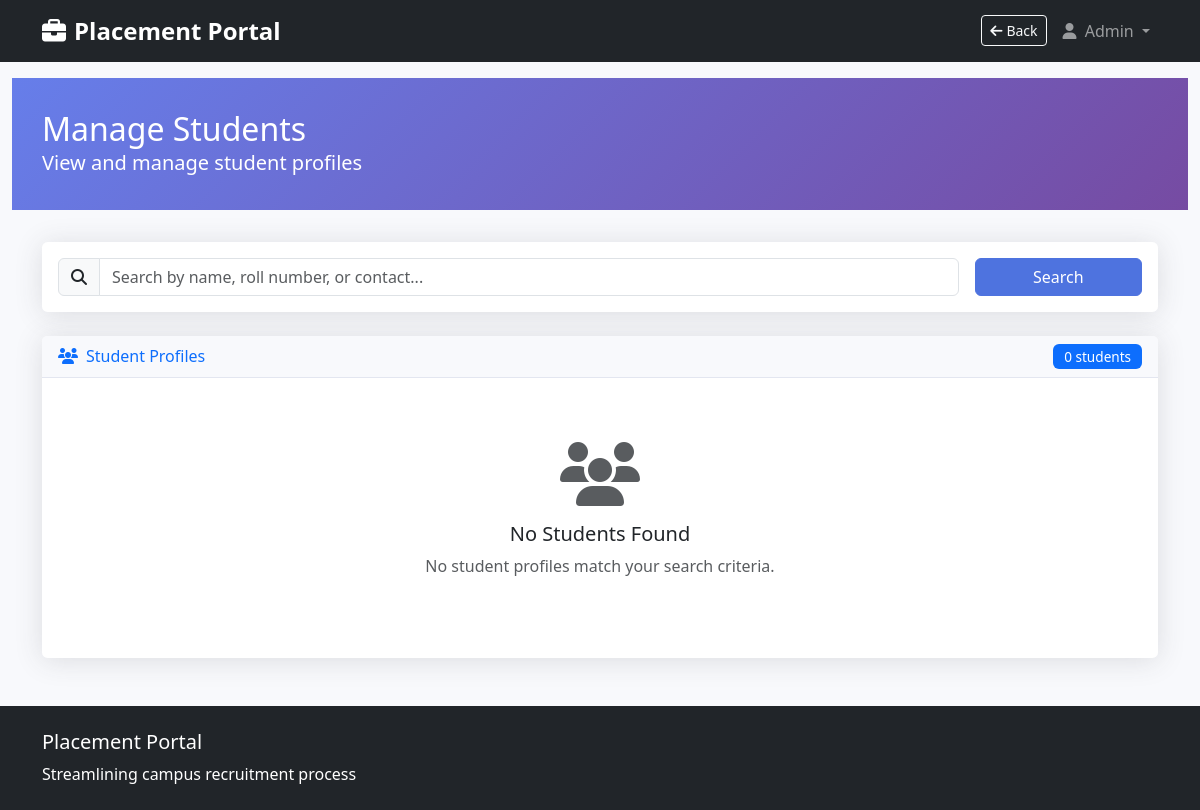
Page /admin/students (signed in) on the earlier database version.
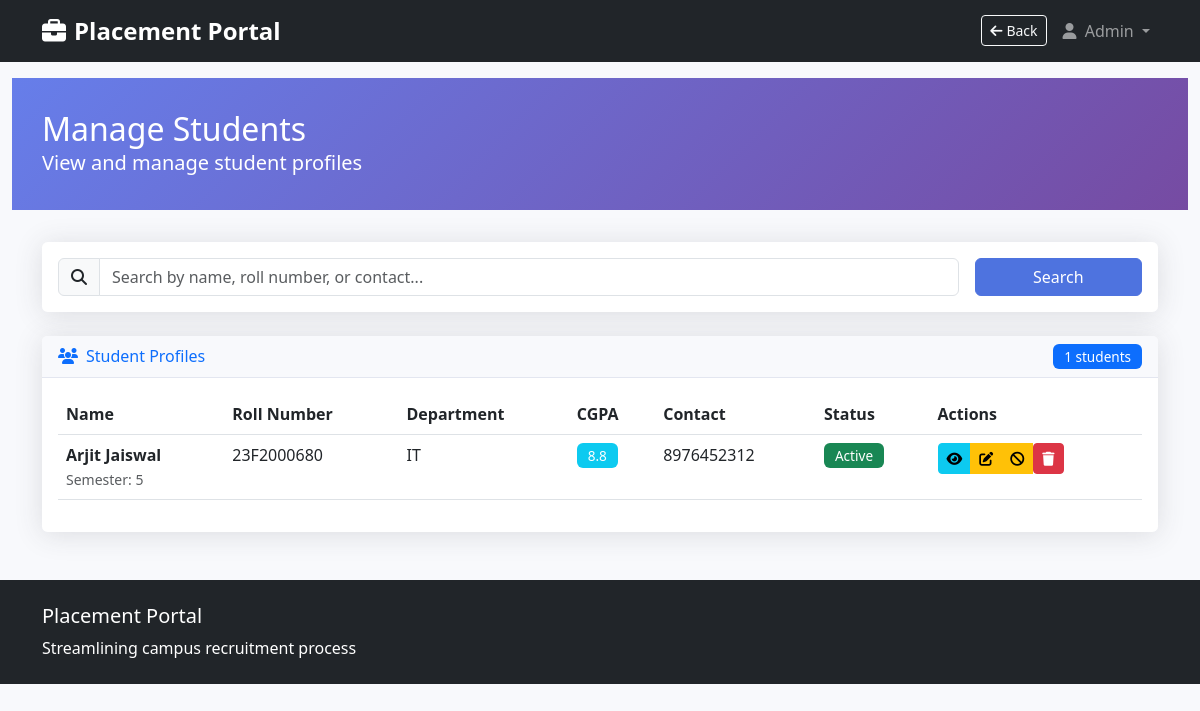
Same page on the later database version.
### models.py (models this page shows, shortened)
class Student(db.Model):
    __tablename__ = 'students'
    id = db.Column(db.Integer, primary_key=True)
    user_id = db.Column(db.Integer, db.ForeignKey('users.id'), nullable=False, unique=True)
    full_name = db.Column(db.String(100), nullable=False)
    roll_number = db.Column(db.String(20), unique=True, nullable=False)
    contact = db.Column(db.String(20), nullable=False)
    department = db.Column(db.String(50), nullable=False)
    semester = db.Column(db.Integer, nullable=False)
    cgpa = db.Column(db.Float, nullable=False)
    skills = db.Column(db.Text)
    resume_path = db.Column(db.String(255))
    created_at = db.Column(db.DateTime, default=datetime.utcnow)
    user = db.relationship('User', backref=db.backref('student_profile', uselist=False))
    applications = db.relationship('Application', backref='student', lazy=True)

### app.py (the view)
@app.route('/admin/students')
@login_required
def admin_students():
    if current_user.role != 'admin':
        flash('Access denied.', 'danger')
        return redirect(url_for('home'))
    search_form = SearchForm()
    students = Student.query.all()
    search_query = request.args.get('search', '')
    if search_query:
        students = Student.query.filter(
            (Student.full_name.contains(search_query)) |
            (Student.roll_number.contains(search_query)) |
            (Student.contact.contains(search_query))
        ).all()
    return render_template('admin/students.html',
                         students=students,
                         search_form=search_form)

### forms.py
class SearchForm(FlaskForm):
    search = StringField('Search', validators=[Optional()])

### app.py (called while the page is built)
@app.context_processor
def inject_current_time():
    now = datetime.utcnow()
    fallback_url = url_for('home')
    if current_user.is_authenticated:
        if current_user.role == 'admin':
            fallback_url = url_for('admin_dashboard')
        elif current_user.role == 'company':
            fallback_url = url_for('company_dashboard')
        elif current_user.role == 'student':
            fallback_url = url_for('student_dashboard')
    referrer = request.referrer
    safe_referrer = None
    if referrer and referrer.startswith(request.host_url) and referrer != request.url:
        safe_referrer = referrer
    return {
        'current_time': now,
        'current_date': now.date(),
        'back_url': safe_referrer or fallback_url,
        'show_back': current_user.is_authenticated,
    }

@login_manager.user_loader
def load_user(user_id):
    return db.session.get(User, int(user_id))

### models.py (called while the page is built)
    @property
    def is_active(self):
        return not self.is_blacklisted

### templates/admin/students.html (shortened to what the changed rows need)
{% extends "base.html" %}
{% block content %}
<div class="container-fluid">
    <div class="dashboard-header">
        <div class="container">
            <h1 class="h2 mb-0">Manage Students</h1>
        </div>
    </div>
    <div class="container mt-4">
        <div class="card">
            <div class="card-header d-flex justify-content-between align-items-center">
                <h6 class="m-0 font-weight-bold text-primary">
                    <i class="fas fa-users me-2"></i>Student Profiles
                </h6>
                <span class="badge bg-primary">{{ students|length }} students</span>
            </div>
            <div class="card-body">
                {% if students %}
                    <div class="table-responsive">
                        <table class="table table-hover">
                            <thead>
                                <tr>
                                    <th>Name</th>
                                    <th>Roll Number</th>
                                    <th>Department</th>
                                    <th>CGPA</th>
                                    <th>Contact</th>
                                    <th>Status</th>
                                    <th>Actions</th>
                                </tr>
                            </thead>
                            <tbody>
                                {% for student in students %}
                                    <tr>
                                        <td>
                                            <strong>{{ student.full_name }}</strong>
                                            <br>
                                            <small class="text-muted">Semester: {{ student.semester }}</small>
                                        </td>
                                        <td>{{ student.roll_number }}</td>
                                        <td>{{ student.department }}</td>
                                        <td>
                                            <span class="badge bg-info">{{ student.cgpa }}</span>
                                        </td>
                                        <td>{{ student.contact }}</td>
                                        <td>
                                            {% if student.user.is_blacklisted %}
                                                <span class="badge bg-danger">Blacklisted</span>
                                            {% else %}
                                                <span class="badge bg-success">Active</span>
                                            {% endif %}
                                        </td>
                                        <td>
                                            <div class="btn-group" role="group">
                                                <a href="{{ url_for('admin_student_detail', student_id=student.id) }}" class="btn btn-sm btn-info" title="View Details">
                                                    <i class="fas fa-eye"></i>
                                                </a>
                                                <a href="{{ url_for('admin_student_edit', student_id=student.id) }}" class="btn btn-sm btn-warning" title="Edit">
                                                    <i class="fas fa-edit"></i>
                                                </a>
                                                {% if student.user.is_blacklisted %}
                                                    <a href="{{ url_for('unblacklist_student', student_id=student.id) }}"
                                                       class="btn btn-sm btn-success"
                                                       title="Activate"
                                                       onclick="return confirm('Activate this student account?')">
                                                        <i class="fas fa-check"></i>
                                                    </a>
                                                {% else %}
                                                    <a href="{{ url_for('blacklist_student', student_id=student.id) }}"
                                                       class="btn btn-sm btn-warning"
                                                       title="Blacklist"
                                                       onclick="return confirm('Are you sure you want to blacklist this student?')">
                                                        <i class="fas fa-ban"></i>
                                                    </a>
                                                {% endif %}
                                                <form method="POST" action="{{ url_for('admin_student_delete', student_id=student.id) }}" class="d-inline" onsubmit="return confirm('Are you sure you want to delete this student?');">
                                                    <button type="submit" class="btn btn-sm btn-danger" title="Delete">
                                                        <i class="fas fa-trash"></i>
                                                    </button>
                                                </form>
                                            </div>
                                        </td>
                                    </tr>
                                {% endfor %}
                            </tbody>
                        </table>
                    </div>
                {% else %}
                    <div class="text-center py-5">
                        <i class="fas fa-users fa-4x text-muted mb-3"></i>
                        <h5>No Students Found</h5>
                        <p class="text-muted">No student profiles match your search criteria.</p>
                    </div>
                {% endif %}
            </div>
        </div>
    </div>
</div>
{% endblock %}

Differences in the rows shown:
added Student: full_name "Arjit Jaiswal", semester "5", roll_number "23F2000680", department "IT", cgpa "8.8", contact "8976452312"
Other differences:
{{ students|length }}: "0" → "1"
text no longer shown: "No Students Found No student profiles match your search criteria."
text now shown: "Name Roll Number Department CGPA Contact Status Actions"
